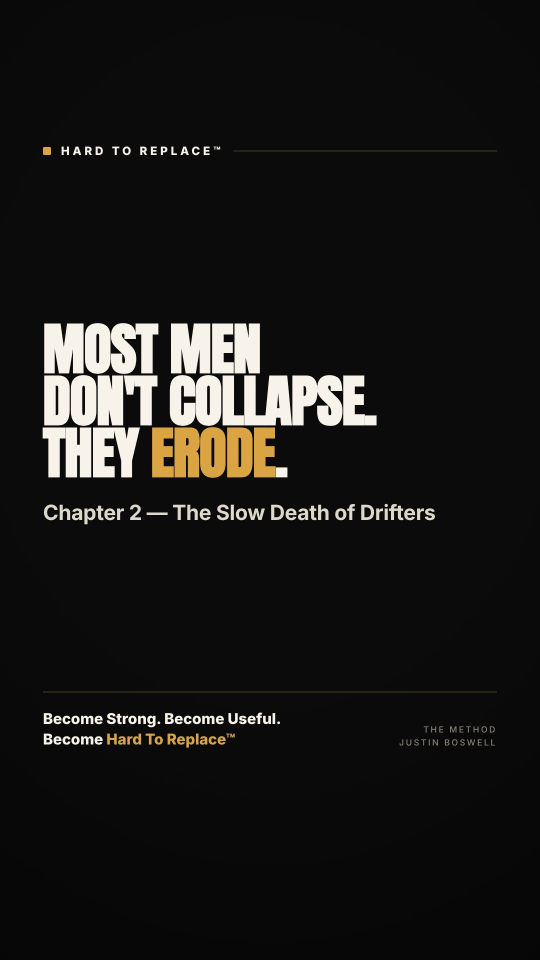
#> input picture HTR_carousel_ch02-drift-vert_01.jpg, 1080 x 1920 px (shown at 1/2 size)
$ python tt_fresh_check.py ../HTR_carousel_ch02-drift-vert_01.jpg
#> lines starting #> are read from the running program, lines starting #| are printed output that depends on the picture
#!/usr/bin/env python3
"""Make sure a new swipe set never repeats an image and looks fresh next to everything TikTok has shown.

Justin, 2026-11-10: "Ensure that TikTok never posts the same image twice. Should look fresh to eyes daily."

Two checks against every swipe slide ever published (the dated folders of this repo) and the day's
other new sets:
  1. Same image: no new slide may be a copy or near-copy of any earlier slide (108x192 colour,
     mean difference under 1.2; two different slides have never been closer than 2.3).
  2. Fresh at a glance: the new set's first slide, the frame people see in the feed, must sit at
     least 20 apart (36x64 colour) from the first slide of every TikTok set already posted. The old
     repeating dark looks sat 4 to 7 apart from each other; clearly new designs sit 30 and up.

  tt_fresh_check.py <new slide png> [<more pngs>] [--outdir DIR] [--slug SLUG]
Exit 0 when both pass. Called by tiktok_slides.py, which redesigns the set when a check fails.
"""
import glob, os, re, sys
import numpy as np
from PIL import Image

HERE = os.path.dirname(os.path.dirname(os.path.abspath(__file__)))
SAME, GLANCE = 1.2, 20.0
CACHE = os.path.expanduser("~/htr-engine/.tt_thumbs.npz")


def _th(f, size):
#> called with f = '../HTR_carousel_ch02-drift-vert_01.jpg', size = (108, 192)
    return np.asarray(Image.open(f).convert("RGB").resize(size), dtype=np.int16)
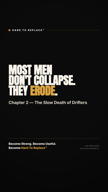
#> returned value: shape (192, 108, 3) int16; mean of channels 0, 1, 2 25.4, 24.5, 22.9; drawn as R, G, B


def _history():
    """Every published swipe slide: {path: (hi-res thumb, glance thumb)}, cached between runs."""
    files = sorted(glob.glob(os.path.join(HERE, "2026-*", "HTR_tt_*.jpg")) + glob.glob(os.path.join(HERE, "20[3-9]*", "HTR_tt_*.jpg")))
    cache = {}
    if os.path.isfile(CACHE):
        try:
            z = np.load(CACHE, allow_pickle=True); cache = z["d"].item()
        except Exception:
            cache = {}
    out, dirty = {}, False
    for f in files:
        k = os.path.relpath(f, HERE)
        if k not in cache:
            cache[k] = (_th(f, (108, 192)), _th(f, (36, 64))); dirty = True
        out[k] = cache[k]
    if dirty:
        try:
            os.makedirs(os.path.dirname(CACHE), exist_ok=True)
            np.savez_compressed(CACHE, d=np.array(cache, dtype=object))
        except Exception:
            pass
    return out


def _set_of(name):
    m = re.match(r"HTR_tt_(.+)_\d\d\.(png|jpg)$", os.path.basename(name)); return m.group(1) if m else name


def check(new_files, outdir=None, slug=None):
    """Returns (ok, problems, glance distance of the new cover to its nearest earlier TikTok cover)."""
    hist = _history()
    problems = []
    newth = {f: (_th(f, (108, 192)), _th(f, (36, 64))) for f in new_files}
#> call 2 of _th, with f = '../HTR_carousel_ch02-drift-vert_01.jpg', size = (36, 64)
#> in _th (call 2), `return np.asarray(Image.open(f).convert("RGB").resize(size), dtype=np...`:
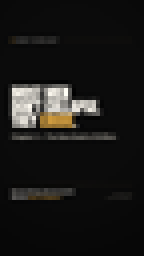
#> returned value: shape (64, 36, 3) int16 (shown 4 times larger); mean of channels 0, 1, 2 25.4, 24.5, 22.9; drawn as R, G, B
#> newth = 1 item
    # the day's other new sets (not yet published) count too
    others = {}
    if outdir and slug:
        for f in glob.glob(os.path.join(outdir, "HTR_tt_*.png")):
            if _set_of(f) != slug and f not in newth:
                others[f] = (_th(f, (108, 192)), _th(f, (36, 64)))
    pool = dict(hist); pool.update(others)
    for f, (hi, _) in newth.items():
        for k, (h2, _) in pool.items():
            if _set_of(k) == slug: continue                          # its own earlier render
            d = float(np.abs(hi - h2).mean())
            if d < SAME:
                problems.append("SAME IMAGE: %s repeats %s" % (os.path.basename(f), k))
                break
#> this loop made 1 pass
#> f on pass 1: '../HTR_carousel_ch02-drift-vert_01.jpg'
#> after the loop, problems = []
    cover = [f for f in new_files if f.endswith("_01.png") or f.endswith("_01.jpg")]
#> cover = ['../HTR_carousel_ch02-drift-vert_01.jpg']
    nearest = None
    if cover:
        g = newth[cover[0]][1]
        covers = {k: v for k, v in pool.items() if re.search(r"_01\.(png|jpg)$", k) and _set_of(k) != slug
                  and re.search(r"-tt\d", _set_of(k))}
        if covers:
            nearest = min((float(np.abs(g - v[1]).mean()), k) for k, v in covers.items())
            if nearest[0] < GLANCE:
                problems.append("LOOKS LIKE AN EARLIER POST: first slide is %.1f from %s (needs %.0f)"
                                % (nearest[0], nearest[1], GLANCE))
    return not problems, problems, nearest


if __name__ == "__main__":
    args = sys.argv[1:]; outdir = slug = None
    if "--outdir" in args: i = args.index("--outdir"); outdir = args[i + 1]; del args[i:i + 2]
    if "--slug" in args: i = args.index("--slug"); slug = args[i + 1]; del args[i:i + 2]
    ok, probs, near = check(args, outdir, slug or (_set_of(args[0]) if args else None))
#> ok = True; probs = []
    for p in probs: print(p)
#> this loop made 0 passes
    if near: print("nearest earlier TikTok cover: %.1f (%s)" % near)
    print("FRESH CHECK: %s" % ("pass" if ok else "FAIL"))
#| FRESH CHECK: pass
    sys.exit(0 if ok else 1)
#> (the program exits here)
